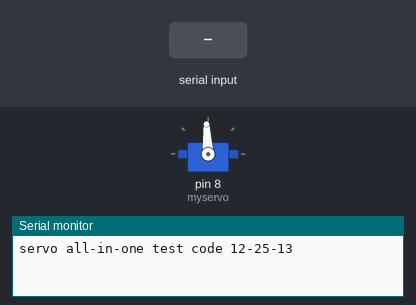
A sketch run on a simulated Arduino Uno, built with avr-gcc and run on an emulated ATmega328P. Parts: servo, the last lines printed to the serial monitor. Inputs (shaded band) come from the test bench.

Above: at 1.2 s.
1.3 s: "30,150\n" received over Serial
At 1.6 s:
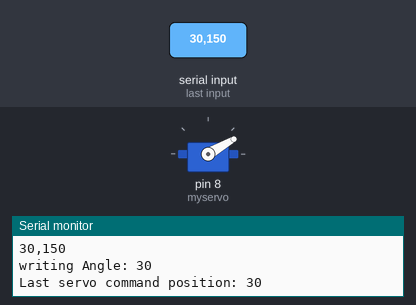
2.8 s: "5\n" received over Serial
At 3.5 s:
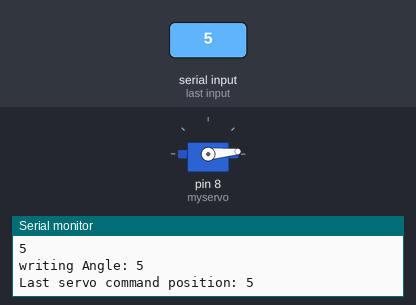
4.3 s: "200\n" received over Serial
At 4.8 s:
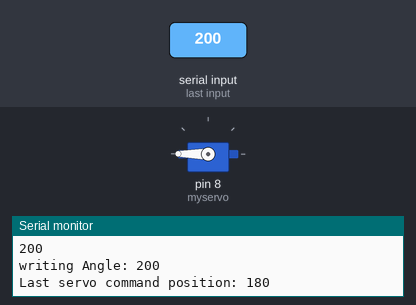
5.8 s: "a" received over Serial
Timing chart, 0 to 8.3 s (numbered marks = the images above; inputs shaded):
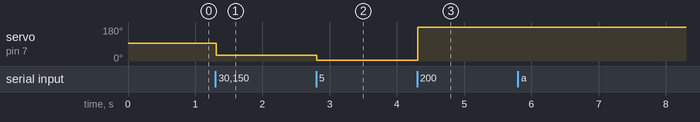

The sketch:

serial_server.ino
```cpp
// zoomkat 12-25-13 serial servo test
// type servo position 0 to 180 in serial monitor
// or for writeMicroseconds, use a value like 1500
// Send an a to attach servo or d to detach servo
// for IDE 1.0.5 and later
// Powering a servo from the arduino usually *DOES NOT WORK*.

#include <Servo.h>
String readString; //String captured from serial port
Servo myservo;  // create servo object to control a servo
int n; //value to write to servo

void setup() {
  Serial.begin(9600);
  myservo.writeMicroseconds(1500); //set initial servo position if desired
  myservo.attach(8, 500, 2500);  //the pin for the servo control, and range if desired
  Serial.println("servo all-in-one test code 12-25-13"); // so I can keep track of what is loaded
  Serial.println();
}

void loop() {
  while (Serial.available()) {
    char c = Serial.read();  //gets one byte from serial buffer
    readString += c; //makes the string readString
    delay(2);  //slow looping to allow buffer to fill with next character
  }

  if (readString.length() >0) {
    Serial.println(readString);  //so you can see the captured string

      // attach or detach servo if desired
    if (readString == "d") {
      while (digitalRead(7)) {} //delay loop until pin 7 is low
      myservo.detach(); //detach servo
      Serial.println("servo detached");
      goto bailout; //jump over writing to servo
    }
    if (readString == "a") {
      myservo.attach(7); //reattach servo to pin 7
      Serial.println("servo attached");
      goto bailout;
    }

    n = readString.toInt();  //convert readString into a number

    // auto select appropriate value
    if(n >= 500)
    {
      Serial.print("writing Microseconds: ");
      Serial.println(n);
      myservo.writeMicroseconds(n);
    }
    else
    {
      Serial.print("writing Angle: ");
      Serial.println(n);
      myservo.write(n);
    }

bailout: //reenter code loop
    Serial.print("Last servo command position: ");
    Serial.println(myservo.read());
    Serial.println();
    readString=""; //empty for next input
  }
}
```

Measured:
- after the input at 1.3 s, servo on pin 7 (myservo): 93° → 30° at once
- after the input at 2.8 s, servo on pin 7 (myservo): 30° → 5° at once
- after the input at 4.3 s, servo on pin 7 (myservo): 5° → 180° at once
